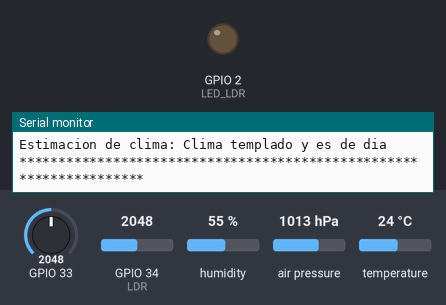
Bench run of a program on a simulated ESP32. Shown: output pins drawn as LEDs (lit = HIGH), the last lines printed to the serial monitor. Inputs (shaded band) come from the test bench; at power-on: GPIO 34 (LDR) = 2048, GPIO 33 = 2048, humidity 55 %, air pressure 1013 hPa, temperature 24 °C.

Above: at 1.2 s.
1.3 s: GPIO 34 (LDR) set to 2436
6.4 s: GPIO 34 (LDR) set to 2560
At 11.6 s:
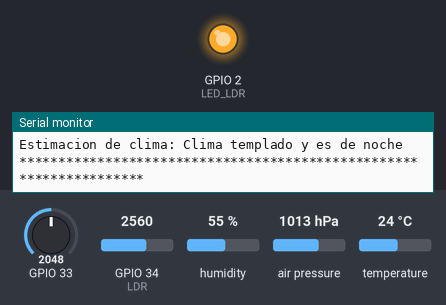
Timing chart, 0 to 13.1 s (numbered marks = the images above; inputs shaded):
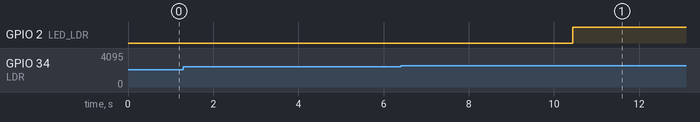

Measured:
- the behaviour switches between 2500 and 2501 on GPIO 34 (LDR) (found by bisection; images 0 and 1)
- after the input at 6.4 s, GPIO 2 (LED_LDR): LOW → HIGH after 4.0 s

The program:

main.cpp
```cpp
#include <Arduino.h>
#include <Adafruit_BMP085.h>
#include <DHT.h>

// BMP180
Adafruit_BMP085 bmp;
// DHT11
#define DHTPIN 4
#define DHTTYPE DHT11
DHT dht(DHTPIN, DHTTYPE);
// LDR
#define LDR 34
#define LED_LDR 2

// Datso termistor NTC 10K
int Vo;
float R1 = 10000; // resistencia fija del divisor de tension
float logR2, R2, TEMPERATURA;
float A = 2.102239199e-03, B = 0.7981113198e-04, C = 6.469563515e-07;

String estimarClima(float presion, float humedad, float temperatura, int valorLDR);

float leerPresion(float &altitud)
{
  float presion = bmp.readPressure() / 100.0;
  altitud = bmp.readAltitude();
  Serial.print("Presion: ");
  Serial.print(presion);
  Serial.println(" hPa");
  Serial.print("Altitud: ");
  Serial.print(altitud);
  Serial.println(" metros");
  return presion;
}

float leerHumedad()
{
  float humedad = dht.readHumidity();
  if (isnan(humedad))
  {
    Serial.println("Error al leer del sensor DHT11");
    return -1;
  }
  Serial.print("Humedad: ");
  Serial.print(humedad);
  Serial.println(" %");
  return humedad;
}

int leerLDR()
{
  int valorLDR = analogRead(LDR);
  int umbral = 2500;
  if (valorLDR > umbral){
    digitalWrite(LED_LDR, HIGH);

  }
  else{
    digitalWrite(LED_LDR, LOW);
  }
  return valorLDR;
}

float leerTemperatura()
{
  Vo = analogRead(33);
  R2 = R1 * (4095.0 / (float)Vo - 1.0);
  logR2 = log(R2);
  float temperatura = (1.0 / (A + B * logR2 + C * logR2 * logR2 * logR2));
  temperatura = temperatura - 273.15;
  Serial.print("Temperatura: ");
  Serial.print(temperatura);
  Serial.println(" *C");
  return temperatura;
}

void setup(){
  Serial.begin(9600);

  if (!bmp.begin()){
    Serial.println("Error en el sensor de presion");
    while (1)
    {
    }
  }

  pinMode(LED_LDR, OUTPUT);
  pinMode(LDR, INPUT);
}

void loop(){
  Serial.println("*******************************************************************");
  int valorLDR = leerLDR();
  float altitud;
  float presion = leerPresion(altitud);
  float humedad = leerHumedad();
  float temperatura = leerTemperatura();

  String clima = estimarClima(presion, humedad, temperatura, valorLDR);
  Serial.print("Estimacion de clima: ");
  Serial.println(clima);

  Serial.println("*******************************************************************");
  delay(5000);
}

String estimarClima(float presion, float humedad, float temperatura, int valorLDR)
{
  /*
  Si la presión es baja y la humedad alta, indica "Probabilidad de lluvia".
  Si la presión es alta y la humedad baja, indica "Clima despejado".
  Si la temperatura es baja, indica "Clima frío".
  Si la temperatura es alta, indica "Clima cálido".
  En otros casos, indica "Clima templado".
   */

  String clima = "";

  if (presion < 1000 && humedad > 70)
  {
    clima = "Probabilidad de lluvia";
  }
  else if (presion > 1020 && humedad < 50)
  {
    clima = "Clima despejado";
  }
  else if (temperatura < 15)
  {
    clima = "Clima frio";
  }
  else if (temperatura > 28)
  {
    clima = "Clima calido";
  }
  else
  {
    clima = "Clima templado";
  }

  if (valorLDR > 2500)
  {
    clima += " y es de noche";
  }
  else
  {
    clima += " y es de dia";
  }

  return clima;
}
```
